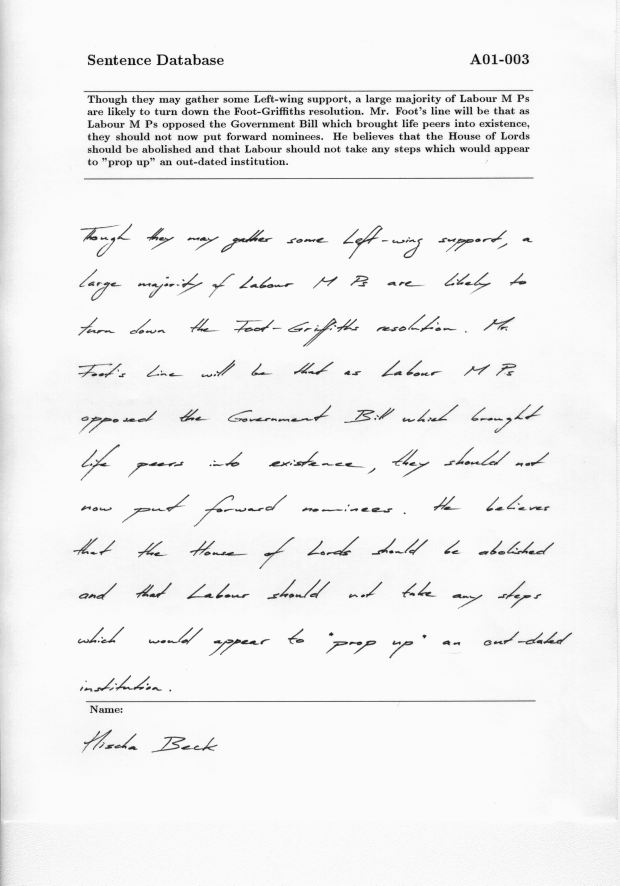
#> input picture images/a01-003.png, 2479 x 3542 px, given in place of a01-014x.png, which was not available (shown at 1/4 size)
$ python ammrawy.py
#> lines starting #> are read from the running program, lines starting #| are printed output that depends on the picture; after the words box and inside, x2 and y2 are one past the last pixel; in counts of white or black regions, pixels touching at a corner belong together; pictures that were not available may be replaced by others from this repository, and a replacement may not be noted
#> further down, src is the input picture: shape (3542, 2479, 3); min 15, max 251, mean 242.3
import cv2 as cv
import numpy as np
import argparse
import random as rng

rng.seed(12345)

def thresh_callback(val):
#> called with val = 200
    threshold = val

    ## [Canny]
    # Detect edges using Canny
    canny_output = cv.Canny(src_gray, threshold, threshold * 2)
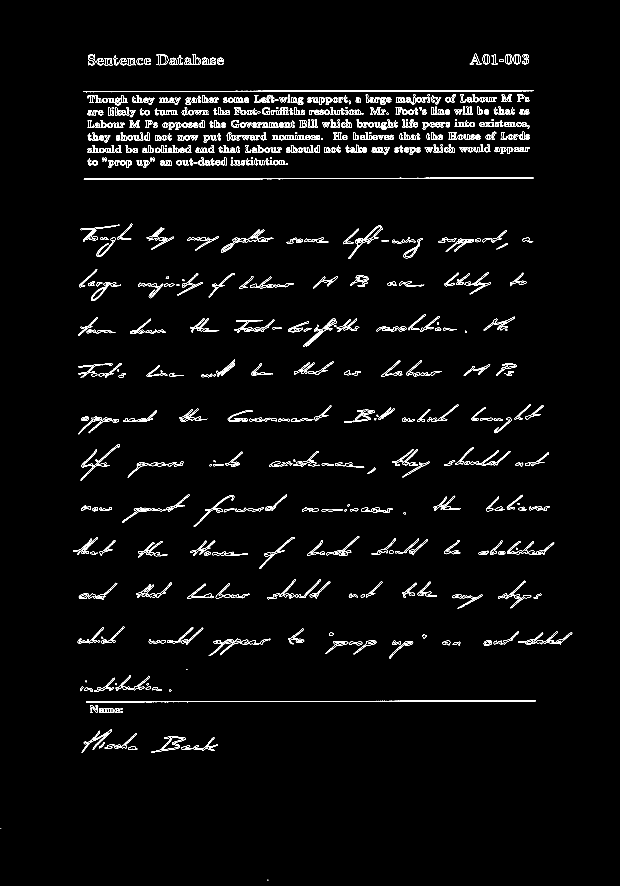
#> canny_output: shape (3542, 2479) (shown at 1/4 size); 1.5% white in thin lines or dots, all inside (x1, y1, x2, y2) = (2, 215, 2289, 3522)
    ## [Canny]

    ## [findContours]
    # Find contours
    contours, _ = cv.findContours(canny_output, cv.RETR_TREE, cv.CHAIN_APPROX_SIMPLE)
#> contours = 1963 contours, 291 with area under 20; largest, box (x1, y1, x2, y2) and area: (334, 361, 2134, 369) 4924, (334, 361, 2134, 369) 4922, (335, 710, 2134, 718) 4738, (336, 710, 2134, 718) 4735, (344, 2802, 2143, 2809) 4674
    ## [findContours]

    ## [allthework]
    # Approximate contours to polygons + get bounding rects and circles
    contours_poly = [None]*len(contours)
#> contours_poly = 1963 items
    boundRect = [None]*len(contours)
#> boundRect = 1963 items
    for i, c in enumerate(contours):
        contours_poly[i] = cv.approxPolyDP(c, 3, True)
        boundRect[i] = cv.boundingRect(contours_poly[i])
#> this loop made 1963 passes
#> c on passes 1 to 3: [[1070, 3519], [1070, 3521], [1072, 3521], [1072, 3519]], [[1070, 3520], [1071, 3519], [1072, 3520], [1071, 3521]], [[2, 3312], [2, 3313], [3, 3312], [4, 3312]]
#> after the loop, boundRect = 1963 items, first 6: (1070, 3519, 1, 1), (1070, 3520, 1, 1), (2, 3313, 1, 1), (512, 2984, 38, 15), (419, 2978, 39, 16), (419, 2979, 39, 14); contours_poly = 1963 contours, 427 with area under 20; largest, box (x1, y1, x2, y2) and area: (335, 710, 2134, 717) 3158, (606, 2946, 743, 3009) 2850, (605, 2946, 743, 3009) 2834, (323, 899, 478, 967) 1604, (365, 1128, 441, 1204) 1561
    ## [allthework]

    ## [zeroMat]
    drawing = np.zeros((canny_output.shape[0], canny_output.shape[1], 3), dtype=np.uint8)
    ## [zeroMat]

    ## [forContour]
    # Draw polygonal contour + bonding rects + circles
    for i in range(len(contours)):
        color = (rng.randint(0,256), rng.randint(0,256), rng.randint(0,256))
        # cv.drawContours(drawing, contours_poly, i, color)
        cv.rectangle(src, (int(boundRect[i][0]), int(boundRect[i][1])),
                     (int(boundRect[i][0]+boundRect[i][2]), int(boundRect[i][1]+boundRect[i][3])), color, 2)
        print()
#> this loop made 1963 passes
#> color on passes 1 to 3: (213, 5, 152), (188, 99, 138), (223, 82, 191)
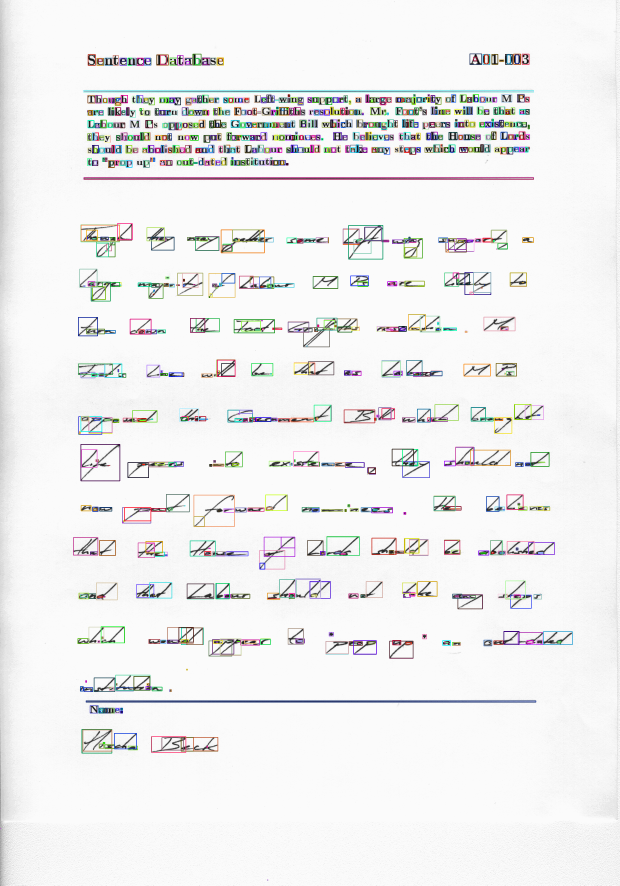
#> src: shape (3542, 2479, 3) (shown at 1/4 size); mean B, G, R 239, 238.9, 239
    ## [forContour]

    ## [showDrawings]
    # Show in a window
    show_img('Contours', src)
    ## [showDrawings]

def show_img(name , img):
    cv.namedWindow(name, cv.WINDOW_NORMAL)
    cv.imshow(name, img)

## [setup]
# Load source image
src = cv.imread('a01-014x.png')
# k = src.shape[0]//5
# src = src[k:src.shape[0]-k-100,:]
# Convert image to gray and blur it
src_gray = cv.cvtColor(src, cv.COLOR_BGR2GRAY)


## [setup]
show_img('Source', src)
show_img('Source Gray', src_gray)
cv.imshow('Source', src)
thresh = 200 # initial threshold
thresh_callback(thresh)
## [trackbar]

cv.waitKey()

$ run again, on images/a01-020.png
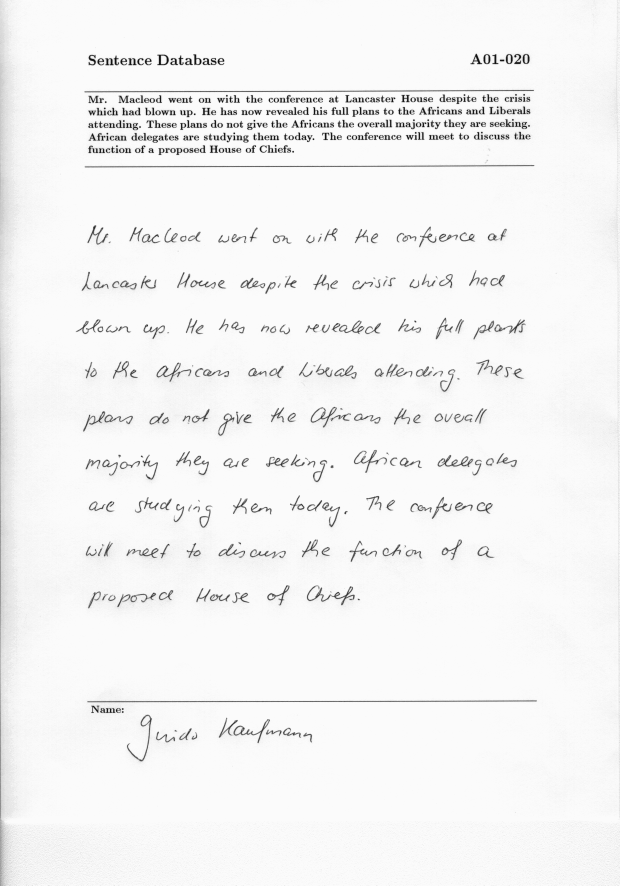
#> input picture images/a01-020.png, 2479 x 3542 px, given in place of a01-014x.png, which was not available (shown at 1/4 size)
#> src is the input picture: shape (3542, 2479, 3); min 15, max 251, mean 243.8
#> in thresh_callback, `canny_output = cv.Canny(src_gray, threshold, threshold * 2)`:
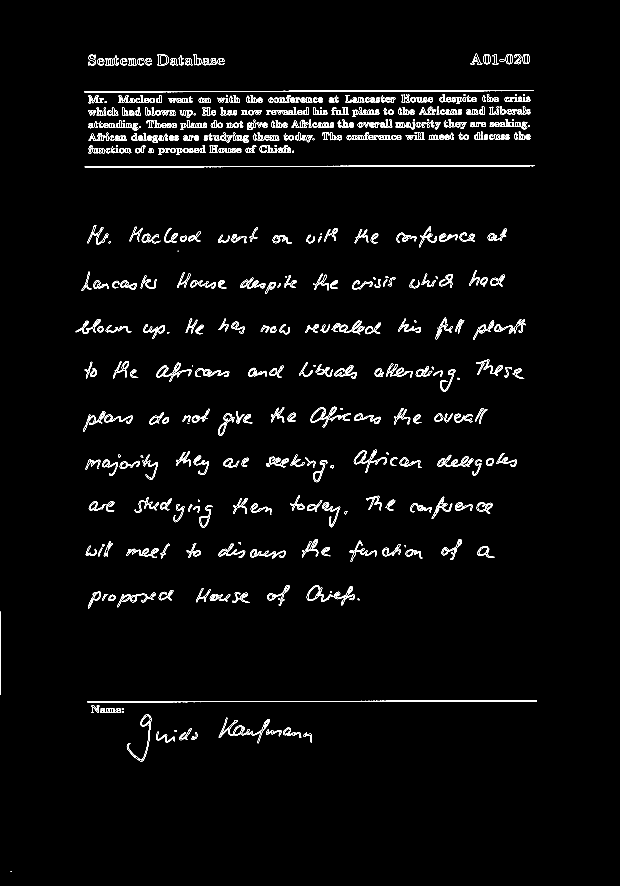
#> canny_output: shape (3542, 2479) (shown at 1/4 size); 1.4% white in thin lines or dots, all inside (x1, y1, x2, y2) = (0, 215, 2147, 3488)
#> contours = 1673 contours, 266 with area under 20; largest, box (x1, y1, x2, y2) and area: (337, 360, 2136, 370) 4858, (337, 360, 2135, 370) 4854, (349, 2802, 2147, 2809) 4782, (339, 661, 2138, 670) 4782, (349, 2802, 2147, 2809) 4780
#> in thresh_callback, `contours_poly = [None]*len(contours)`: contours_poly = 1673 items
#> the loop in thresh_callback, `for i, c in enumerate(contours):` made 1673 passes
#> c on passes 1, 2, 28: [[43, 3485], [43, 3487], [45, 3487], [45, 3485]], [[43, 3486], [44, 3485], [45, 3486], [44, 3487]], [[391, 2840]]
#> after the loop in thresh_callback, `for i, c in enumerate(contours):`: boundRect = 1673 items, first 6: (43, 3485, 1, 1), (43, 3486, 1, 1), (1213, 2930, 35, 40), (767, 2928, 22, 30), (766, 2928, 23, 31), (624, 2927, 75, 43); contours_poly = 1673 contours, 380 with area under 20; largest, box (x1, y1, x2, y2) and area: (934, 2877, 1080, 2973) 2406, (1750, 1819, 1893, 1868) 2050, (1750, 1819, 1893, 1868) 1704, (798, 2022, 849, 2111) 1621, (934, 2877, 1080, 2973) 1592
#> the loop in thresh_callback, `for i in range(len(contours)):` made 1673 passes
#> color on passes 1 to 3: (213, 5, 152), (188, 99, 138), (223, 82, 191)
#> (printed output is left out)
#> after the loop in thresh_callback, `for i in range(len(contours)):`:
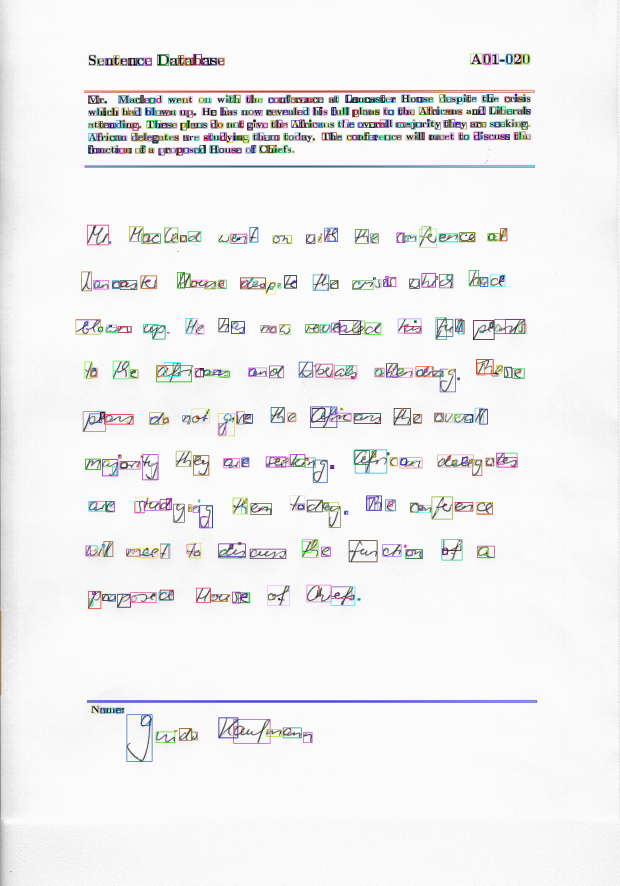
#> src: shape (3542, 2479, 3) (shown at 1/4 size); mean B, G, R 241.1, 240.7, 240.8

$ run again, on images/a02-050.png
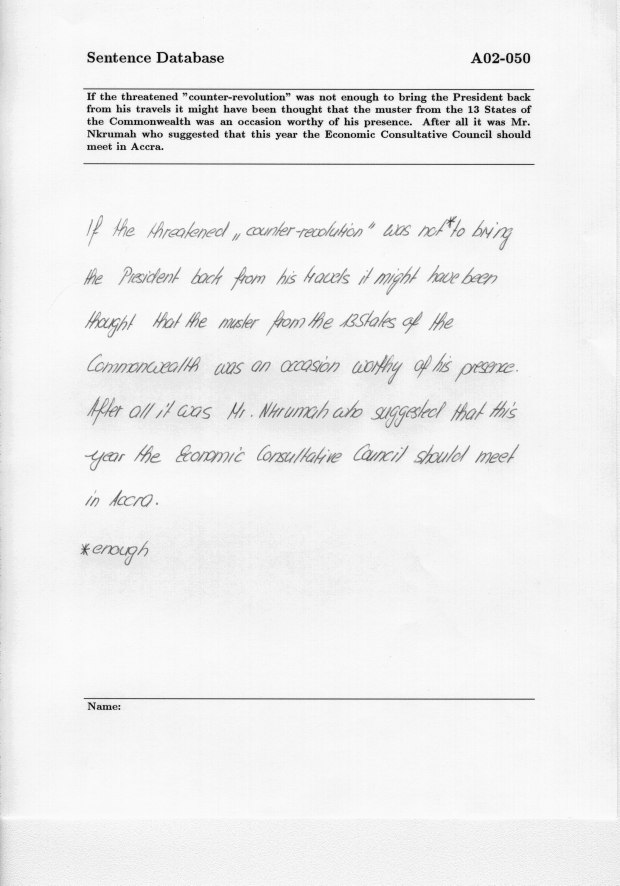
#> input picture images/a02-050.png, 2479 x 3542 px, given in place of a01-014x.png, which was not available (shown at 1/4 size)
#> src is the input picture: shape (3542, 2479, 3); min 13, max 250, mean 239.6
#> in thresh_callback, `canny_output = cv.Canny(src_gray, threshold, threshold * 2)`:
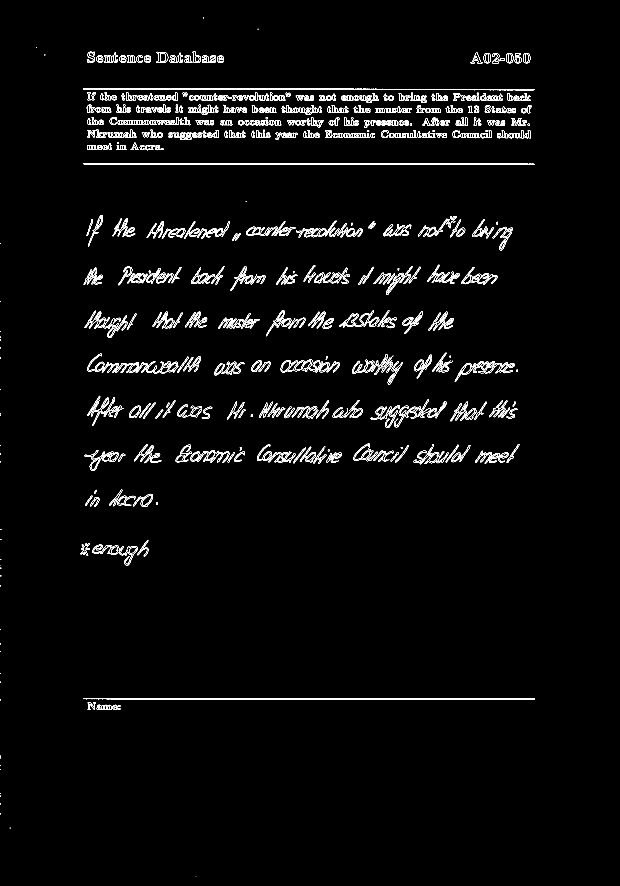
#> canny_output: shape (3542, 2479) (shown at 1/4 size); 1.5% white in thin lines or dots, all inside (x1, y1, x2, y2) = (0, 69, 2140, 3506)
#> contours = 1583 contours, 265 with area under 20; largest, box (x1, y1, x2, y2) and area: (333, 653, 2138, 660) 5980, (333, 653, 2138, 660) 5978, (332, 353, 2138, 361) 5909, (332, 353, 2138, 361) 5907, (335, 2792, 2140, 2799) 5900
#> in thresh_callback, `contours_poly = [None]*len(contours)`: contours_poly = 1583 items
#> the loop in thresh_callback, `for i, c in enumerate(contours):` made 1583 passes
#> c on passes 1, 3, 4: [[783, 3505], [784, 3505]], [[1, 3254], [1, 3256], [3, 3256], [3, 3254]], [[1, 3255], [2, 3254], [3, 3255], [2, 3256]]
#> after the loop in thresh_callback, `for i, c in enumerate(contours):`: boundRect = 1583 items, first 6: (783, 3505, 1, 1), (39, 3311, 1, 1), (1, 3254, 1, 1), (1, 3255, 1, 1), (1, 3214, 1, 1), (1, 3215, 1, 1); contours_poly = 1583 contours, 386 with area under 20; largest, box (x1, y1, x2, y2) and area: (335, 2792, 2140, 2798) 3583, (333, 653, 2138, 659) 2993, (332, 354, 2138, 360) 2800, (335, 2793, 2140, 2798) 2766, (537, 1776, 613, 1852) 1486
#> the loop in thresh_callback, `for i in range(len(contours)):` made 1583 passes
#> color on passes 1 to 3: (213, 5, 152), (188, 99, 138), (223, 82, 191)
#> (printed output is left out)
#> after the loop in thresh_callback, `for i in range(len(contours)):`:
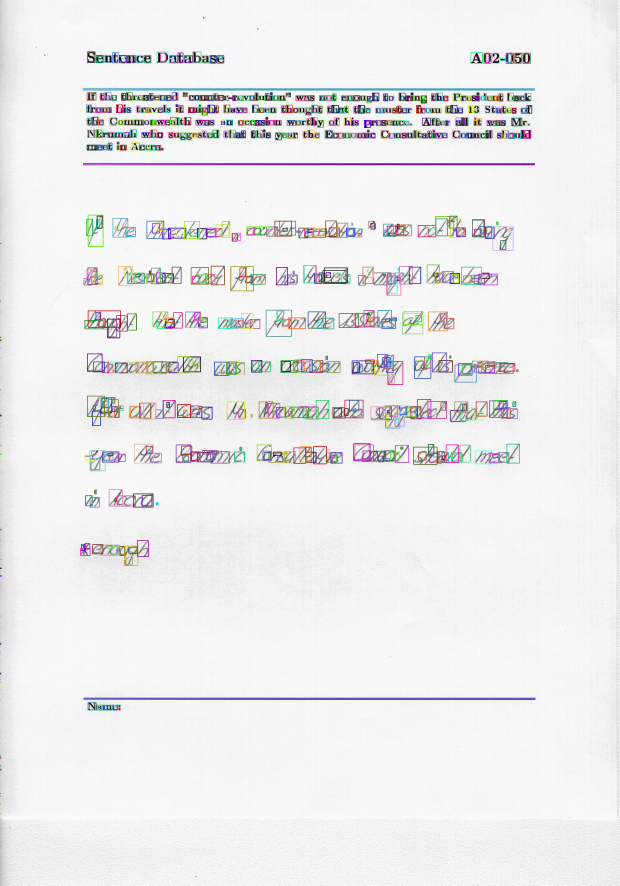
#> src: shape (3542, 2479, 3) (shown at 1/4 size); mean B, G, R 237.2, 236.5, 237
